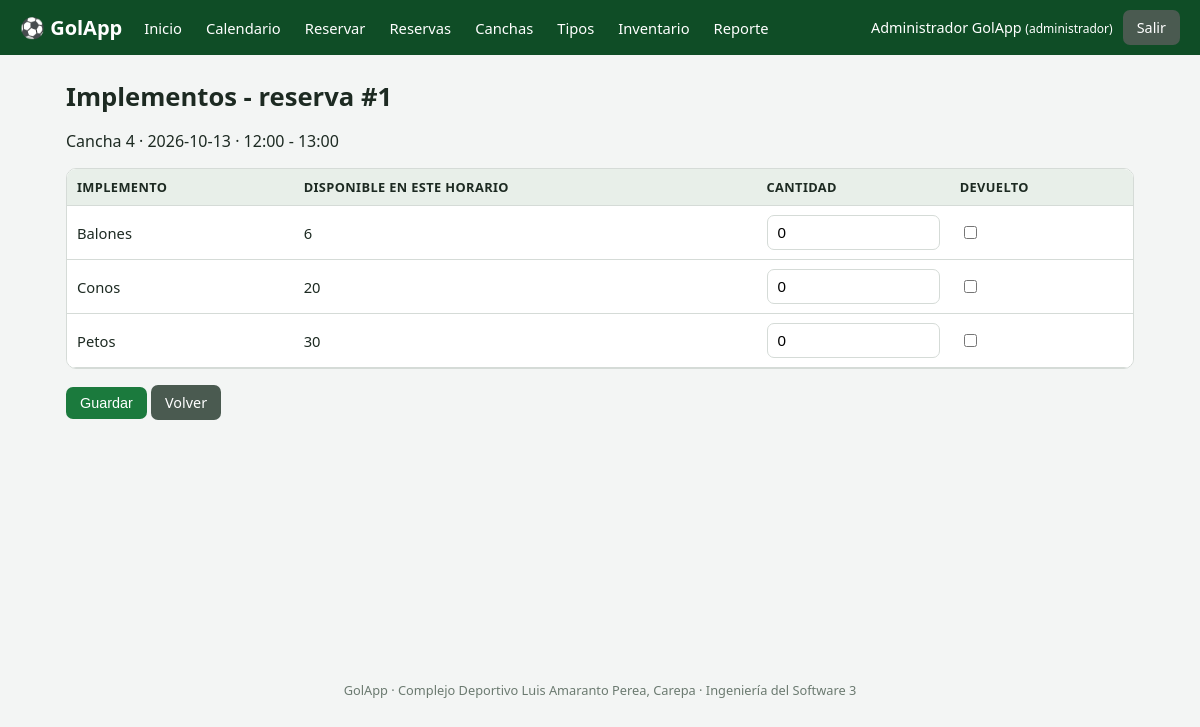
The app's page /asignar_implementos.php?reserva=1 (signed in) with its own data.
### tables this page shows
CREATE TABLE `reservas` (
  `id` int(11) NOT NULL,
  `id_usuario` int(11) NOT NULL,
  `id_cancha` int(11) NOT NULL,
  `fecha` date NOT NULL,
  `hora_inicio` time NOT NULL,
  `hora_fin` time NOT NULL,
  `estado` enum('pendiente','confirmada','cancelada','finalizada') NOT NULL DEFAULT 'pendiente',
  `total` decimal(10,2) NOT NULL,
  `creado_en` timestamp NOT NULL DEFAULT current_timestamp()
);

CREATE TABLE `canchas` (
  `id` int(11) NOT NULL,
  `nombre` varchar(60) NOT NULL,
  `id_tipo` int(11) NOT NULL,
  `precio_hora` decimal(10,2) NOT NULL,
  `activa` tinyint(1) NOT NULL DEFAULT 1
);

CREATE TABLE `productos` (
  `id` int(11) NOT NULL,
  `nombre` varchar(80) NOT NULL,
  `stock_total` int(11) NOT NULL DEFAULT 0
);

### includes/funciones.php (called while the page is built, shortened)
<?php
function e($texto): string
{
    return htmlspecialchars((string)$texto, ENT_QUOTES, 'UTF-8');
}

### includes/reservas_lib.php (called while the page is built, shortened)
<?php
function stockDisponible(PDO $db, int $idProducto, string $fecha, string $ini, string $fin, ?int $excluirReserva = null): int
{
    $sql = "SELECT COALESCE(SUM(pr.cantidad),0)
            FROM prestamos pr JOIN reservas r ON r.id = pr.id_reserva
            WHERE pr.id_producto = ? AND pr.devuelto = 0
              AND r.estado IN ('pendiente','confirmada') AND r.fecha = ?
              AND r.hora_inicio < ? AND r.hora_fin > ?";
    $params = [$idProducto, $fecha, $fin, $ini];
    if ($excluirReserva) {
        $sql .= ' AND r.id <> ?';
        $params[] = $excluirReserva;
    }
    $usado = $db->prepare($sql);
    $usado->execute($params);
    $total = $db->prepare('SELECT stock_total FROM productos WHERE id = ?');
    $total->execute([$idProducto]);
    return max(0, (int)$total->fetchColumn() - (int)$usado->fetchColumn());
}

### asignar_implementos.php (the view, shortened to what this page needs)
<?php
require_once __DIR__ . '/includes/reservas_lib.php';
$db = getDb();
$id = (int)($_GET['reserva'] ?? $_POST['reserva'] ?? 0);
$st = $db->prepare('SELECT r.*, c.nombre AS cancha FROM reservas r JOIN canchas c ON c.id = r.id_cancha WHERE r.id = ?');
$st->execute([$id]);
$r = $st->fetch();
$productos = $db->query('SELECT * FROM productos ORDER BY nombre')->fetchAll();
$actuales = [];
require __DIR__ . '/includes/header.php';
?>
<h1>Implementos - reserva #<?= (int)$id ?></h1>
<p><?= e($r['cancha']) ?> &middot; <?= e($r['fecha']) ?> &middot; <?= e(substr($r['hora_inicio'], 0, 5)) ?> - <?= e(substr($r['hora_fin'], 0, 5)) ?></p>
<form method="post">
    <div class="tabla-wrap"><table>
        <tr><th>Implemento</th><th>Disponible en este horario</th><th>Cantidad</th><th>Devuelto</th></tr>
        <?php foreach ($productos as $p):
            $disp = stockDisponible($db, (int)$p['id'], $r['fecha'], $r['hora_inicio'], $r['hora_fin'], $id); ?>
        <tr><td><?= e($p['nombre']) ?></td><td><?= $disp ?></td>
            <td><input type="number" min="0" max="<?= $disp ?>" name="cant[<?= (int)$p['id'] ?>]" value="<?= (int)($actuales[$p['id']]['cantidad'] ?? 0) ?>"></td>
            <td><input type="checkbox" name="dev[<?= (int)$p['id'] ?>]" <?= !empty($actuales[$p['id']]['devuelto']) ? 'checked' : '' ?>></td></tr>
        <?php endforeach; ?>
    </table></div>
    <p><button class="btn" type="submit">Guardar</button> <a class="btn btn-sec" href="reservas.php">Volver</a></p>
</form>
<?php require __DIR__ . '/includes/footer.php'; ?>

### assets/css/style.css (style rules this page uses)
:root { --verde:#1b7a3d; --verde-osc:#0f4d26; --gris:#f3f5f4; --borde:#d5dbd7; --texto:#1d2a22; --rojo:#c0392b; --amarillo:#e0a800; }
* { box-sizing: border-box; }
body { margin:0; font-family: system-ui, -apple-system, "Segoe UI", Roboto, sans-serif; background:var(--gris); color:var(--texto); }
h1 { margin:0 0 16px; font-size:1.6rem; }
table { width:100%; border-collapse:collapse; background:#fff; font-size:.92rem; }
th, td { padding:9px 10px; border-bottom:1px solid var(--borde); text-align:left; vertical-align:middle; }
th { background:#e8efe9; font-size:.8rem; text-transform:uppercase; letter-spacing:.03em; }
.tabla-wrap { overflow-x:auto; border:1px solid var(--borde); border-radius:10px; background:#fff; }
input[type=text], input[type=email], input[type=password], input[type=number], input[type=date], select { width:100%; padding:8px 10px; border:1px solid var(--borde); border-radius:7px; font-size:.95rem; background:#fff; }
.btn { display:inline-block; border:0; background:var(--verde); color:#fff; padding:8px 14px; border-radius:7px; cursor:pointer; font-size:.9rem; text-decoration:none; }
.btn-sec { background:#4a5a50; }

### records on screen
reservas: id_cancha.nombre "Cancha 4", fecha "2026-10-13", hora_inicio "12:00", hora_fin "13:00"
productos: nombre "Balones", disp "6", id "0"
productos: nombre "Conos", disp "20", id "0"
productos: nombre "Petos", disp "30", id "0"

### other values on screen
$texto "Inicio Calendario Reservar Reservas Canchas Tipos Inventario Reporte"
$usuario['nombre'] "Administrador GolApp"
$usuario['rol'] "administrador"
$id "1"
